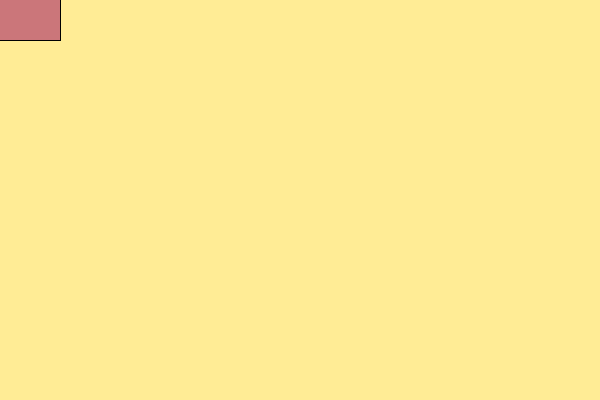
Frame 1 (no input)
Frame 60 (the mouse pressed at the canvas centre just before this capture): identical to frame 1, image omitted
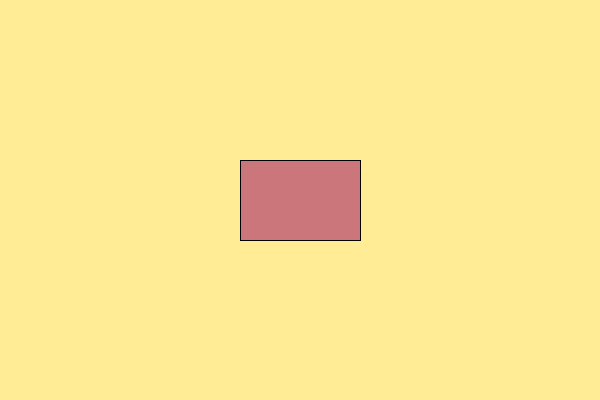
Frame 120 (the mouse held since frame 60 and released just before this capture)

The Processing sketch that drew these frames (run headless with seeded random() and noise(); from frame 60 on, the mouse is pressed at the canvas centre):

// Processing sketch: Rectangle
// ── Rectangle.pde
void setup(){
  size(600, 400);
  fill(203, 118, 122);
}
 
void draw(){
  background(255, 236, 149);
  rect(mouseX-60, mouseY-40, 120, 80);
}

// moving the background into the draw function will mean the rectangle will only
// appear under the mouse cursor (will not do the weird solitare cards thing).
// this is because the background is cleared each draw cycle so previously drawed
// instances will be covered.
